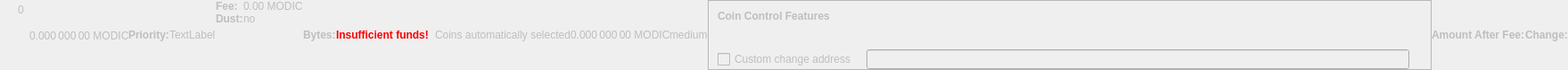
    <widget class="QWidget" name="dummyHideWidget" native="true">
     <property name="enabled">
      <bool>false</bool>
     </property>
     <property name="maximumSize">
      <size>
       <width>100</width>
       <height>16</height>
      </size>
     </property>
     <layout class="QHBoxLayout" name="dummyHideLayout">
      <property name="spacing">
       <number>0</number>
      </property>
      <property name="leftMargin">
       <number>0</number>
      </property>
      <property name="topMargin">
       <number>0</number>
      </property>
      <property name="rightMargin">
       <number>0</number>
      </property>
      <property name="bottomMargin">
       <number>0</number>
      </property>
      <item>
       <layout class="QFormLayout" name="formLayoutCoinControl1">
        <property name="horizontalSpacing">
         <number>10</number>
        </property>
        <property name="verticalSpacing">
         <number>14</number>
        </property>
        <property name="leftMargin">
         <number>10</number>
        </property>
        <property name="topMargin">
         <number>4</number>
        </property>
        <property name="rightMargin">
         <number>6</number>
        </property>
        <item row="0" column="1">
         <widget class="QLabel" name="labelCoinControlBytes">
          <property name="cursor">
           <cursorShape>IBeamCursor</cursorShape>
          </property>
          <property name="contextMenuPolicy">
           <enum>Qt::ActionsContextMenu</enum>
          </property>
          <property name="text">
           <string notr="true">0</string>
          </property>
          <property name="textInteractionFlags">
           <set>Qt::LinksAccessibleByMouse|Qt::TextSelectableByKeyboard|Qt::TextSelectableByMouse</set>
          </property>
         </widget>
        </item>
       </layout>
      </item>
      <item>
       <widget class="QLabel" name="labelCoinControlAfterFee">
        <property name="enabled">
         <bool>false</bool>
        </property>
        <property name="sizePolicy">
         <sizepolicy hsizetype="Fixed" vsizetype="Fixed">
          <horstretch>0</horstretch>
          <verstretch>0</verstretch>
         </sizepolicy>
        </property>
        <property name="minimumSize">
         <size>
          <width>111</width>
          <height>12</height>
         </size>
        </property>
        <property name="maximumSize">
         <size>
          <width>111</width>
          <height>12</height>
         </size>
        </property>
        <property name="cursor">
         <cursorShape>IBeamCursor</cursorShape>
        </property>
        <property name="contextMenuPolicy">
         <enum>Qt::ActionsContextMenu</enum>
        </property>
        <property name="text">
         <string notr="true">0.000 000 00 MODIC</string>
        </property>
        <property name="textInteractionFlags">
         <set>Qt::LinksAccessibleByMouse|Qt::TextSelectableByKeyboard|Qt::TextSelectableByMouse</set>
        </property>
       </widget>
      </item>
      <item>
       <widget class="QLabel" name="labelCoinControlPriorityText">
        <property name="enabled">
         <bool>false</bool>
        </property>
        <property name="font">
         <font>
          <weight>75</weight>
          <bold>true</bold>
         </font>
        </property>
        <property name="text">
         <string>Priority:</string>
        </property>
       </widget>
      </item>
      <item>
       <layout class="QHBoxLayout" name="horizontalLayout">
        <item>
         <widget class="QLabel" name="WarningLabel">
          <property name="text">
           <string>TextLabel</string>
          </property>
         </widget>
        </item>
       </layout>
      </item>
      <item>
       <layout class="QFormLayout" name="formLayoutCoinControl3">
        <property name="horizontalSpacing">
         <number>0</number>
        </property>
        <property name="verticalSpacing">
         <number>0</number>
        </property>
        <property name="leftMargin">
         <number>0</number>
        </property>
        <property name="topMargin">
         <number>0</number>
        </property>
        <property name="rightMargin">
         <number>0</number>
        </property>
        <item row="0" column="0">
         <widget class="QLabel" name="labelCoinControlFeeText">
          <property name="enabled">
           <bool>false</bool>
          </property>
          <property name="font">
           <font>
            <weight>75</weight>
            <bold>true</bold>
           </font>
          </property>
          <property name="text">
           <string>Fee:</string>
          </property>
          <property name="margin">
           <number>0</number>
          </property>
         </widget>
        </item>
        <item row="0" column="1">
         <widget class="QLabel" name="labelCoinControlFee">
          <property name="enabled">
           <bool>false</bool>
          </property>
          <property name="cursor">
           <cursorShape>IBeamCursor</cursorShape>
          </property>
          <property name="contextMenuPolicy">
           <enum>Qt::ActionsContextMenu</enum>
          </property>
          <property name="text">
           <string notr="true">0.00 MODIC</string>
          </property>
          <property name="textInteractionFlags">
           <set>Qt::LinksAccessibleByMouse|Qt::TextSelectableByKeyboard|Qt::TextSelectableByMouse</set>
          </property>
         </widget>
        </item>
        <item row="1" column="0">
         <widget class="QLabel" name="labelCoinControlLowOutputText">
          <property name="enabled">
           <bool>false</bool>
          </property>
          <property name="font">
           <font>
            <weight>75</weight>
            <bold>true</bold>
           </font>
          </property>
          <property name="text">
           <string>Dust:</string>
          </property>
         </widget>
        </item>
        <item row="1" column="1">
         <widget class="QLabel" name="labelCoinControlLowOutput">
          <property name="enabled">
           <bool>false</bool>
          </property>
          <property name="cursor">
           <cursorShape>IBeamCursor</cursorShape>
          </property>
          <property name="contextMenuPolicy">
           <enum>Qt::ActionsContextMenu</enum>
          </property>
          <property name="text">
           <string>no</string>
          </property>
          <property name="textInteractionFlags">
           <set>Qt::LinksAccessibleByMouse|Qt::TextSelectableByKeyboard|Qt::TextSelectableByMouse</set>
          </property>
         </widget>
        </item>
       </layout>
      </item>
      <item>
       <widget class="QLabel" name="labelCoinControlBytesText">
        <property name="enabled">
         <bool>false</bool>
        </property>
        <property name="font">
         <font>
          <weight>75</weight>
          <bold>true</bold>
         </font>
        </property>
        <property name="text">
         <string>Bytes:</string>
        </property>
       </widget>
      </item>
      <item>
       <layout class="QFormLayout" name="formLayoutCoinControl2">
        <property name="horizontalSpacing">
         <number>0</number>
        </property>
        <property name="verticalSpacing">
         <number>0</number>
        </property>
        <property name="leftMargin">
         <number>0</number>
        </property>
        <property name="topMargin">
         <number>0</number>
        </property>
        <property name="rightMargin">
         <number>0</number>
        </property>
       </layout>
      </item>
      <item>
       <layout class="QHBoxLayout" name="horizontalLayoutCoinControl2">
        <property name="spacing">
         <number>0</number>
        </property>
        <property name="bottomMargin">
         <number>0</number>
        </property>
       </layout>
      </item>
      <item>
       <widget class="QLabel" name="labelCoinControlInsuffFunds">
        <property name="enabled">
         <bool>false</bool>
        </property>
        <property name="minimumSize">
         <size>
          <width>0</width>
          <height>0</height>
         </size>
        </property>
        <property name="font">
         <font>
          <weight>75</weight>
          <bold>true</bold>
         </font>
        </property>
        <property name="styleSheet">
         <string notr="true">color:red;font-weight:bold;</string>
        </property>
        <property name="text">
         <string>Insufficient funds!</string>
        </property>
        <property name="margin">
         <number>5</number>
        </property>
       </widget>
      </item>
      <item>
       <layout class="QFormLayout" name="formLayoutCoinControl4">
        <property name="horizontalSpacing">
         <number>0</number>
        </property>
        <property name="verticalSpacing">
         <number>0</number>
        </property>
        <property name="leftMargin">
         <number>0</number>
        </property>
        <property name="topMargin">
         <number>0</number>
        </property>
        <property name="rightMargin">
         <number>0</number>
        </property>
       </layout>
      </item>
      <item>
       <widget class="QLabel" name="labelCoinControlChangeLabel">
        <property name="enabled">
         <bool>false</bool>
        </property>
        <property name="sizePolicy">
         <sizepolicy hsizetype="Preferred" vsizetype="Expanding">
          <horstretch>0</horstretch>
          <verstretch>0</verstretch>
         </sizepolicy>
        </property>
        <property name="minimumSize">
         <size>
          <width>0</width>
          <height>0</height>
         </size>
        </property>
        <property name="text">
         <string/>
        </property>
        <property name="margin">
         <number>3</number>
        </property>
       </widget>
      </item>
      <item>
       <widget class="QLabel" name="labelCoinControlAutomaticallySelected">
        <property name="enabled">
         <bool>false</bool>
        </property>
        <property name="sizePolicy">
         <sizepolicy hsizetype="Fixed" vsizetype="Fixed">
          <horstretch>0</horstretch>
          <verstretch>0</verstretch>
         </sizepolicy>
        </property>
        <property name="minimumSize">
         <size>
          <width>0</width>
          <height>0</height>
         </size>
        </property>
        <property name="maximumSize">
         <size>
          <width>240</width>
          <height>16777215</height>
         </size>
        </property>
        <property name="text">
         <string>Coins automatically selected</string>
        </property>
        <property name="margin">
         <number>5</number>
        </property>
       </widget>
      </item>
      <item>
       <widget class="QLabel" name="labelCoinControlChange">
        <property name="enabled">
         <bool>false</bool>
        </property>
        <property name="sizePolicy">
         <sizepolicy hsizetype="Fixed" vsizetype="Fixed">
          <horstretch>0</horstretch>
          <verstretch>0</verstretch>
         </sizepolicy>
        </property>
        <property name="minimumSize">
         <size>
          <width>111</width>
          <height>0</height>
         </size>
        </property>
        <property name="maximumSize">
         <size>
          <width>111</width>
          <height>16777215</height>
         </size>
        </property>
        <property name="cursor">
         <cursorShape>IBeamCursor</cursorShape>
        </property>
        <property name="contextMenuPolicy">
         <enum>Qt::ActionsContextMenu</enum>
        </property>
        <property name="text">
         <string notr="true">0.000 000 00 MODIC</string>
        </property>
        <property name="textInteractionFlags">
         <set>Qt::LinksAccessibleByMouse|Qt::TextSelectableByKeyboard|Qt::TextSelectableByMouse</set>
        </property>
       </widget>
      </item>
      <item>
       <widget class="QLabel" name="labelCoinControlPriority">
        <property name="enabled">
         <bool>false</bool>
        </property>
        <property name="cursor">
         <cursorShape>IBeamCursor</cursorShape>
        </property>
        <property name="contextMenuPolicy">
         <enum>Qt::ActionsContextMenu</enum>
        </property>
        <property name="text">
         <string>medium</string>
        </property>
        <property name="textInteractionFlags">
         <set>Qt::LinksAccessibleByMouse|Qt::TextSelectableByKeyboard|Qt::TextSelectableByMouse</set>
        </property>
       </widget>
      </item>
      <item>
       <widget class="QFrame" name="frameCoinControl">
        <property name="sizePolicy">
         <sizepolicy hsizetype="Expanding" vsizetype="Expanding">
          <horstretch>0</horstretch>
          <verstretch>0</verstretch>
         </sizepolicy>
        </property>
        <property name="maximumSize">
         <size>
          <width>16777215</width>
          <height>16777215</height>
         </size>
        </property>
        <property name="frameShape">
         <enum>QFrame::StyledPanel</enum>
        </property>
        <property name="frameShadow">
         <enum>QFrame::Sunken</enum>
        </property>
        <layout class="QVBoxLayout" name="verticalLayoutCoinControl2_2">
         <property name="spacing">
          <number>0</number>
         </property>
         <property name="leftMargin">
          <number>0</number>
         </property>
         <property name="topMargin">
          <number>0</number>
         </property>
         <property name="rightMargin">
          <number>0</number>
         </property>
         <property name="bottomMargin">
          <number>0</number>
         </property>
         <item>
          <layout class="QVBoxLayout" name="verticalLayoutCoinControl" stretch="0,0,0,1">
           <property name="spacing">
            <number>0</number>
           </property>
           <property name="leftMargin">
            <number>10</number>
           </property>
           <property name="topMargin">
            <number>10</number>
           </property>
           <item>
            <layout class="QHBoxLayout" name="horizontalLayoutCoinControl1">
             <property name="bottomMargin">
              <number>15</number>
             </property>
             <item>
              <widget class="QLabel" name="labelCoinControlFeatures">
               <property name="enabled">
                <bool>false</bool>
               </property>
               <property name="sizePolicy">
                <sizepolicy hsizetype="Preferred" vsizetype="Maximum">
                 <horstretch>0</horstretch>
                 <verstretch>0</verstretch>
                </sizepolicy>
               </property>
               <property name="font">
                <font>
                 <weight>75</weight>
                 <bold>true</bold>
                </font>
               </property>
               <property name="styleSheet">
                <string notr="true">font-weight:bold;</string>
               </property>
               <property name="text">
                <string>Coin Control Features</string>
               </property>
              </widget>
             </item>
            </layout>
           </item>
           <item>
            <widget class="QWidget" name="widgetCoinControl" native="true">
             <property name="sizePolicy">
              <sizepolicy hsizetype="Preferred" vsizetype="Preferred">
               <horstretch>0</horstretch>
               <verstretch>0</verstretch>
              </sizepolicy>
             </property>
             <property name="minimumSize">
              <size>
               <width>0</width>
               <height>0</height>
              </size>
             </property>
             <property name="styleSheet">
              <string notr="true"/>
             </property>
             <layout class="QHBoxLayout" name="horizontalLayoutCoinControl5_2">
              <property name="leftMargin">
               <number>0</number>
              </property>
              <property name="topMargin">
               <number>0</number>
              </property>
              <property name="rightMargin">
               <number>0</number>
              </property>
              <property name="bottomMargin">
               <number>0</number>
              </property>
              <item>
               <layout class="QHBoxLayout" name="horizontalLayoutCoinControl3">
                <property name="spacing">
                 <number>20</number>
                </property>
                <property name="topMargin">
                 <number>0</number>
                </property>
                <property name="bottomMargin">
                 <number>10</number>
                </property>
               </layout>
              </item>
             </layout>
            </widget>
           </item>
           <item>
            <layout class="QHBoxLayout" name="horizontalLayoutCoinControl4" stretch="0,0,0">
             <property name="spacing">
              <number>12</number>
             </property>
             <property name="sizeConstraint">
              <enum>QLayout::SetDefaultConstraint</enum>
             </property>
             <property name="topMargin">
              <number>5</number>
             </property>
             <property name="rightMargin">
              <number>5</number>
             </property>
             <item>
              <widget class="QCheckBox" name="checkBoxCoinControlChange">
               <property name="enabled">
                <bool>false</bool>
               </property>
               <property name="toolTip">
                <string>If this is activated, but the change address is empty or invalid, change will be sent to a newly generated address.</string>
               </property>
               <property name="text">
                <string>Custom change address</string>
               </property>
              </widget>
             </item>
             <item>
              <widget class="QValidatedLineEdit" name="lineEditCoinControlChange">
               <property name="enabled">
                <bool>false</bool>
               </property>
               <property name="sizePolicy">
                <sizepolicy hsizetype="Expanding" vsizetype="Fixed">
                 <horstretch>0</horstretch>
                 <verstretch>0</verstretch>
                </sizepolicy>
               </property>
              </widget>
             </item>
             <item>
              <widget class="QLabel" name="labelCoinControlChangeLabel_2">
               <property name="sizePolicy">
                <sizepolicy hsizetype="Preferred" vsizetype="Expanding">
                 <horstretch>0</horstretch>
                 <verstretch>0</verstretch>
                </sizepolicy>
               </property>
               <property name="minimumSize">
                <size>
                 <width>0</width>
                 <height>0</height>
                </size>
               </property>
               <property name="text">
                <string/>
               </property>
               <property name="margin">
                <number>3</number>
               </property>
              </widget>
             </item>
            </layout>
           </item>
           <item>
            <spacer name="verticalSpacerCoinControl">
             <property name="orientation">
              <enum>Qt::Vertical</enum>
             </property>
             <property name="sizeHint" stdset="0">
              <size>
               <width>800</width>
               <height>1</height>
              </size>
             </property>
            </spacer>
           </item>
          </layout>
         </item>
        </layout>
       </widget>
      </item>
      <item>
       <widget class="QLabel" name="labelCoinControlAfterFeeText">
        <property name="enabled">
         <bool>false</bool>
        </property>
        <property name="minimumSize">
         <size>
          <width>0</width>
          <height>0</height>
         </size>
        </property>
        <property name="maximumSize">
         <size>
          <width>16777215</width>
          <height>16777215</height>
         </size>
        </property>
        <property name="font">
         <font>
          <weight>75</weight>
          <bold>true</bold>
         </font>
        </property>
        <property name="text">
         <string>Amount After Fee:</string>
        </property>
        <property name="alignment">
         <set>Qt::AlignLeading|Qt::AlignLeft|Qt::AlignVCenter</set>
        </property>
        <property name="margin">
         <number>0</number>
        </property>
       </widget>
      </item>
      <item>
       <widget class="QLabel" name="labelCoinControlChangeText">
        <property name="enabled">
         <bool>false</bool>
        </property>
        <property name="sizePolicy">
         <sizepolicy hsizetype="Preferred" vsizetype="Preferred">
          <horstretch>0</horstretch>
          <verstretch>0</verstretch>
         </sizepolicy>
        </property>
        <property name="minimumSize">
         <size>
          <width>0</width>
          <height>0</height>
         </size>
        </property>
        <property name="maximumSize">
         <size>
          <width>16777215</width>
          <height>16777215</height>
         </size>
        </property>
        <property name="font">
         <font>
          <weight>75</weight>
          <bold>true</bold>
         </font>
        </property>
        <property name="text">
         <string>Change:</string>
        </property>
        <property name="alignment">
         <set>Qt::AlignLeading|Qt::AlignLeft|Qt::AlignVCenter</set>
        </property>
       </widget>
      </item>
     </layout>
    </widget>
